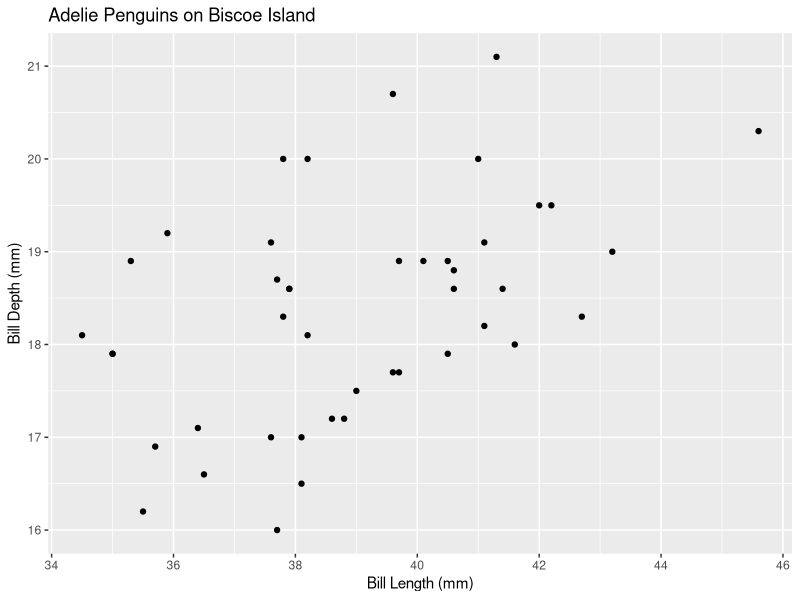
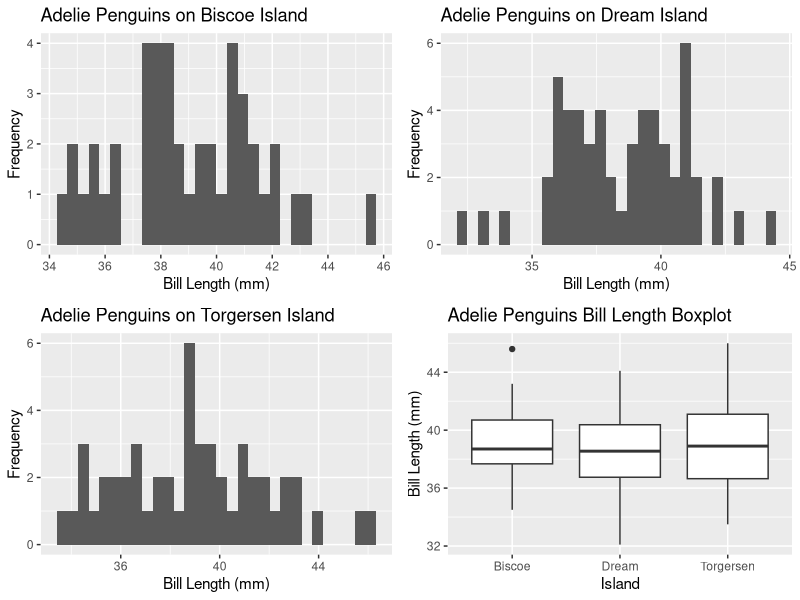
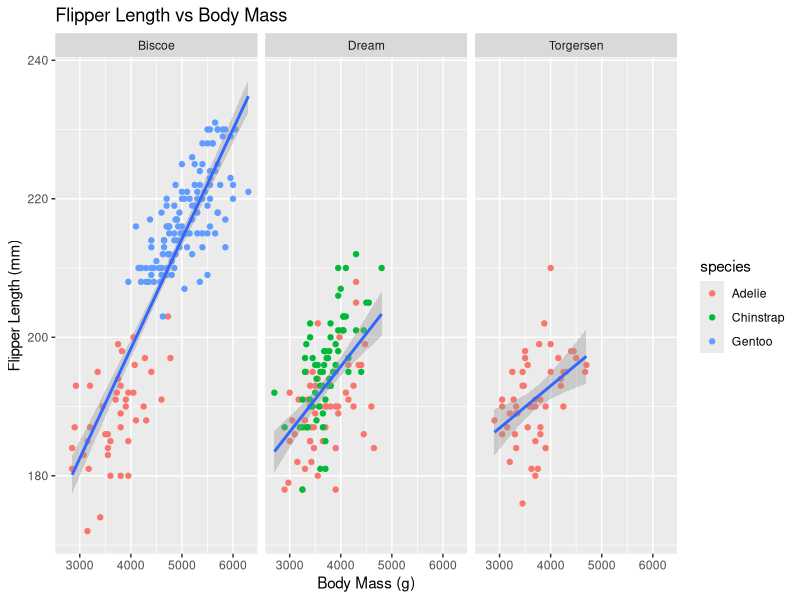
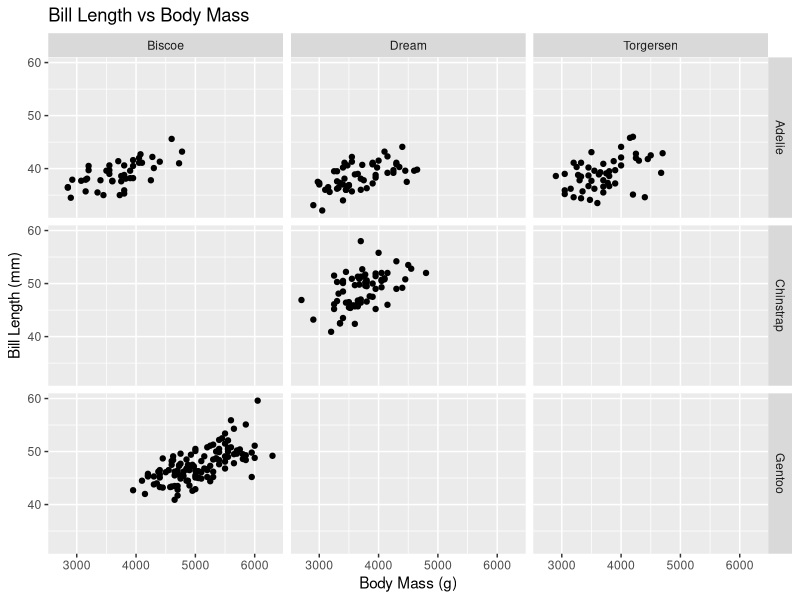
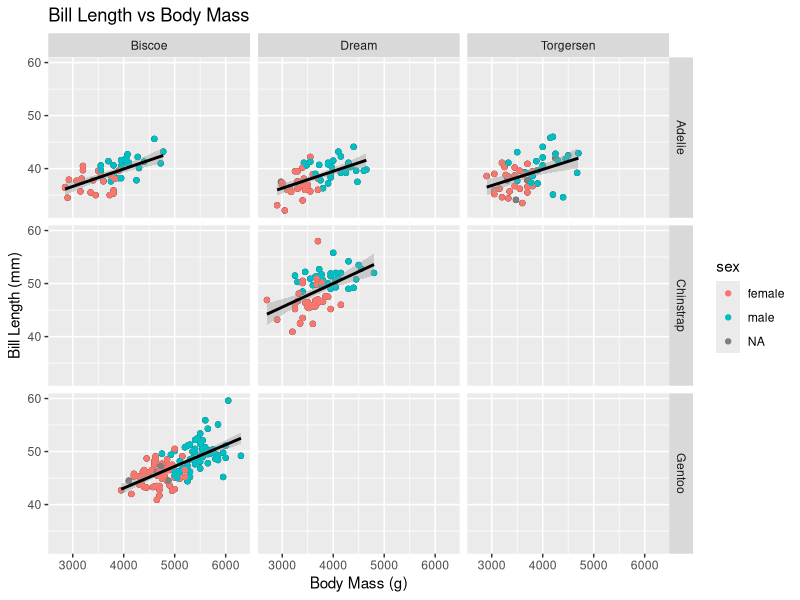

The R source for these figures, in order:
## ---- chunk 1
# Load the tidyverse package
library(tidyverse)

# Read the Excel file into R
crops <- readxl::read_excel("../data/crops.xlsx")
## ---- chunk 2
# Load the tidyverse package
library(tidyverse)

# Calculate the mean ± SD for crop mass within each combination of block and fertiliser
crops %>%
  group_by(block, fertilizer) %>%
  summarise(mean_mass = mean(mass), sd_mass = sd(mass))
## ---- chunk 3
library(palmerpenguins) # ✓ 
library(tidyverse) # ✓ 
data(penguins)
head(penguins)

penguins %>% # ✓ 
  filter(island == "Biscoe" & species == "Adelie") %>%  # ✓ 
  ggplot(aes(x = bill_length_mm, y = bill_depth_mm)) +  # ✓ 
  geom_point() +  # ✓ 
  labs(title = "Adelie Penguins on Biscoe Island",  # ✓ 
         x = "Bill Length (mm)", # ✓ 
         y = "Bill Depth (mm)") # ✓ 
## ---- chunk 4
library(ggpubr) # ✓

# Create histograms
adelie_biscoe <- penguins %>% # ✓ x 5
  filter(island == "Biscoe" & species == "Adelie") %>% 
  ggplot(aes(x = bill_length_mm)) + 
  geom_histogram() + 
  labs(title = "Adelie Penguins on Biscoe Island", 
       x = "Bill Length (mm)", 
       y = "Frequency")

adelie_dream <- penguins %>% # ✓ x 5
  filter(island == "Dream" & species == "Adelie") %>% 
  ggplot(aes(x = bill_length_mm)) + 
  geom_histogram() + 
  labs(title = "Adelie Penguins on Dream Island", 
       x = "Bill Length (mm)", 
       y = "Frequency")

adelie_torgersen <- penguins %>% # ✓ x 5
  filter(island == "Torgersen" & species == "Adelie") %>% 
  ggplot(aes(x = bill_length_mm)) + 
  geom_histogram() + 
  labs(title = "Adelie Penguins on Torgersen Island", 
       x = "Bill Length (mm)", 
       y = "Frequency")

# Create boxplot # ✓ x 5
adelie_boxplot <- penguins %>% 
  filter(species == "Adelie") %>% 
  ggplot(aes(x = island, y = bill_length_mm)) + 
  geom_boxplot() + 
  labs(title = "Adelie Penguins Bill Length Boxplot", 
       x = "Island", 
       y = "Bill Length (mm)")

# Combine figures # ✓ x 1
ggarrange(adelie_biscoe, adelie_dream, adelie_torgersen, adelie_boxplot, 
          ncol = 2, nrow = 2)
## ---- chunk 5
penguins %>% # ✓ x 6
  ggplot(aes(x = body_mass_g, y = flipper_length_mm)) + 
  geom_point(aes(colour = species)) + 
  geom_smooth(method = "lm", se = TRUE) +
  facet_wrap(~island) + 
  labs(title = "Flipper Length vs Body Mass", 
       x = "Body Mass (g)",
       y = "Flipper Length (mm)")
## ---- chunk 6
grid_plt <-  penguins %>% # ✓ x 6
  ggplot(aes(x = body_mass_g, y = bill_length_mm)) + 
  geom_point() + 
  facet_grid(species ~ island) + 
  labs(title = "Bill Length vs Body Mass", 
       x = "Body Mass (g)",
       y = "Bill Length (mm)")
grid_plt
## ---- chunk 7
grid_plt +  # ✓ x 6
  geom_point(aes(col = sex)) +
  geom_smooth(method = "lm", se = TRUE, colour = "black")
